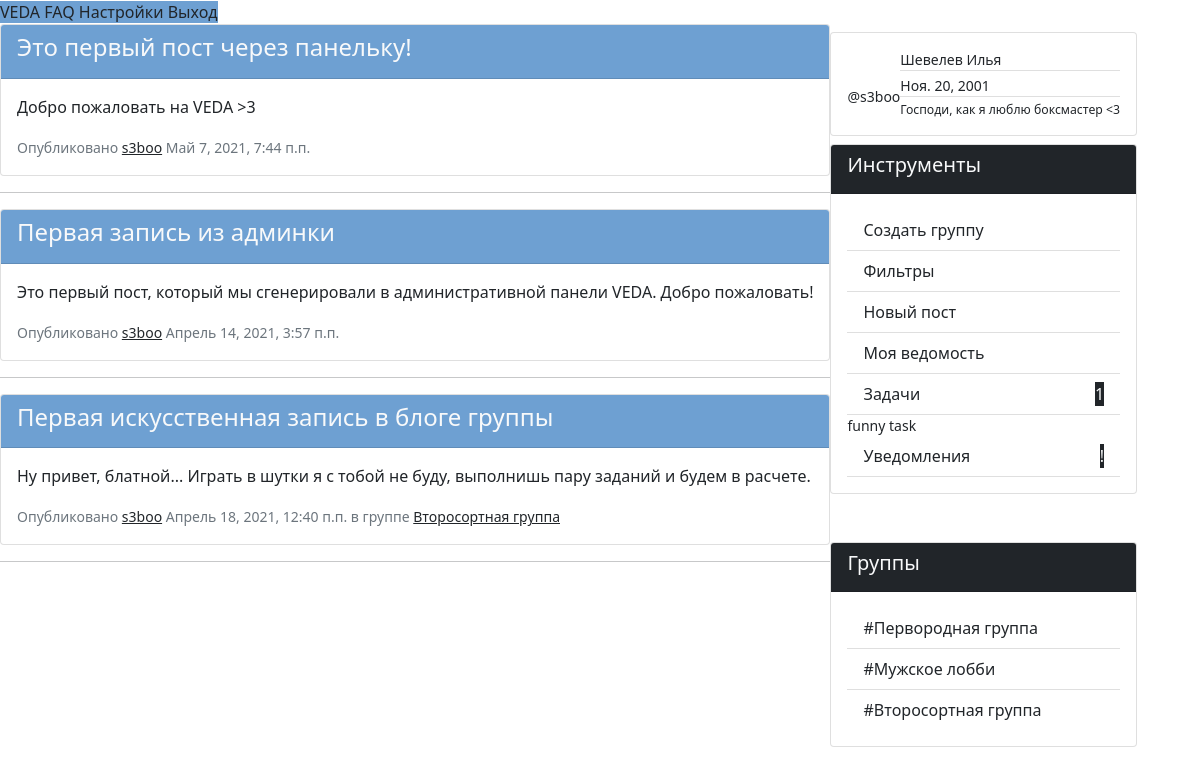
Before: / (signed in) with the older database file.
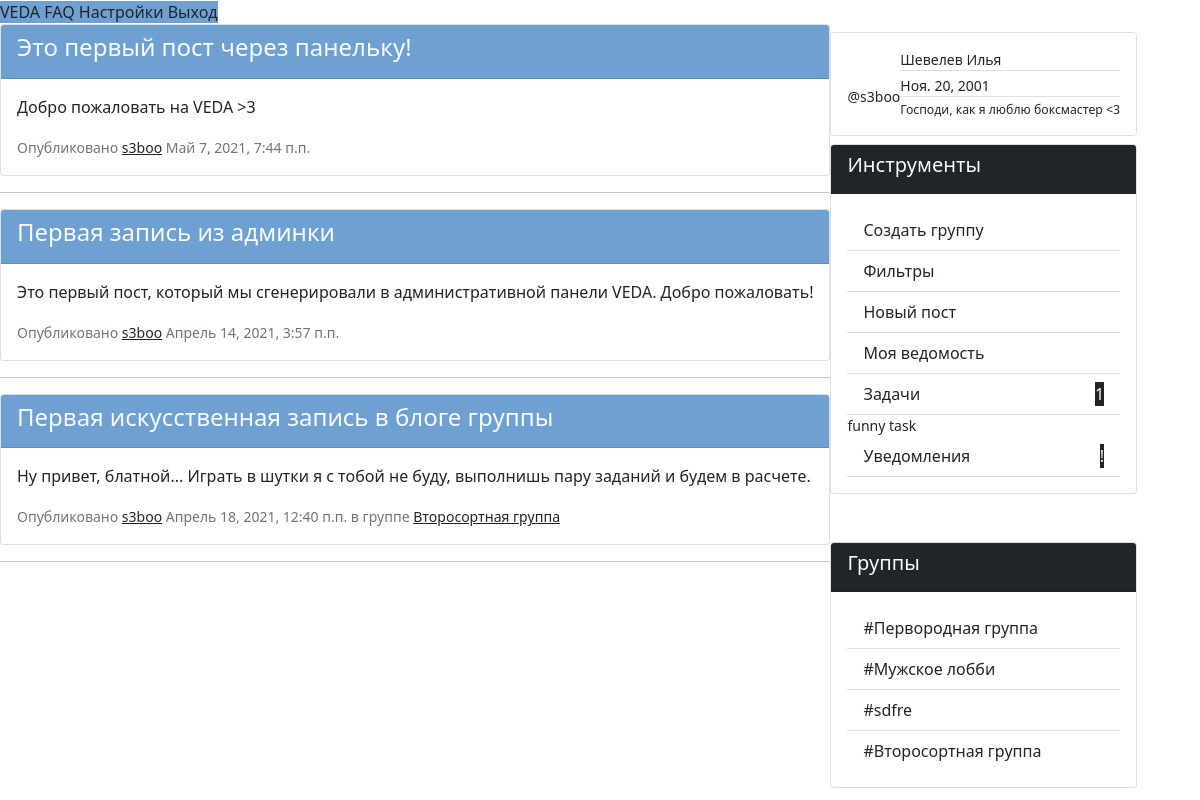
After: the same page with the newer database file.
### VEDA_application/models.py (models this page shows, shortened)
class Admin_post(models.Model):
    class Meta():
        ordering = ['-date_of_create']
    author = models.ForeignKey(
        Client,
        on_delete=models.SET_NULL,
        null=True
    ) # Автор поста, может отсутствовать
    article = models.CharField(max_length=50)                   # Заголовок поста
    text = models.TextField()                                   # Сообщение поста, неограниченное количество знаков
    date_of_create = models.DateTimeField(auto_now_add=True)    # Дата и время публикации поста

class Client(models.Model):
    def __str__(self):
        return self.user.username
    user = models.OneToOneField(
        User,
        on_delete=models.CASCADE,
    )   # Связь один-к-одному с пользователем
    father = models.ForeignKey(
        Parent,
        on_delete=models.SET_NULL,
        null=True,
        related_name='father'
    ) # Связь с родителем внешним ключем
    mother =  models.ForeignKey(
        Parent,
        on_delete=models.SET_NULL,
        null=True,
        related_name='mother'
    ) # Связь с родителем внешним ключом
    status = models.CharField(max_length=100)                       # Поле статуса (отображается в профиле пользователя)
    hobbies = models.CharField(max_length=100)                      # Поле хобби (используется куратором и отображается в профиле)
    day_of_birthday = models.DateField(null=True)                   # Поле дня рождения (используется куратором и отображается в профиле)
    adress = models.CharField(max_length=50)                        # Поле адреса (используется только куратором и не виден в профиле)
    gender = models.CharField(choices=(
        ('M', 'Male'),
        ('F', 'Female'),
        ('O', 'Other')
    ), max_length=50, null=True)
    userpic = models.ImageField(upload_to='userpics', null=True, default="default.png")    # Аватар пользователя

class Group_post(models.Model):
    class Meta():
        ordering = ['-date_of_create']
    group = models.ForeignKey(
        Group,
        on_delete=models.CASCADE
    ) # Группа-автор
    author = models.ForeignKey(
        Client,
        on_delete=models.SET_NULL,
        null=True
    ) # Автор поста, может отсутствовать
    article = models.CharField(max_length=50)                   # Заголовок поста
    text = models.TextField()                                   # Сообщение поста, неограниченное количество знаков
    date_of_create = models.DateTimeField(auto_now_add=True)    # Дата и время публикации поста
    file = models.FileField(null=True, upload_to='files'),      # Файл приложение к посту

class Group(models.Model):
    def __str__(self):
            return self.name
    moderators = models.ManyToManyField(
        Client,
        related_name='moderators',
        blank=True,
    ) # Количество модераторов не ограничено, связаны внешней таблицей с Client
    listeners = models.ManyToManyField(
        Client,
        related_name='listeners',
        blank=True,
    ) # Количество подписчиков не ограничено, связаны внешней таблицей с Client
    name = models.CharField(max_length=40)              # Название группы
    tag = models.CharField(max_length=40, null=True)              # Тег для поиска

class Task(models.Model):
    group = models.ForeignKey(
        Group,
        on_delete=models.CASCADE,
    ) # Группа с задачами
    receiver = models.ForeignKey(
        Client,
        on_delete=models.SET_NULL,
        null=True
    ) # Ответственный за задачу, может отсутствовать
    content = models.CharField(max_length=100)                      # Содержание задачи
    date_of_create = models.DateTimeField(auto_now_add=True)        # Дата открытия задачи
    date_of_completion = models.DateTimeField()                     # Дата срока для завершения
    status = models.IntegerField(choices=(
        (0, 'Ждет выполнения'),
        (1, 'Сделано')
    ))
    """ Статус выполнения задачи, где:
        0. Не выполнена
        1. Выполнена
    """

### VEDA_application/views.py (the view)
# urls.py: path('', views.index, name="index")                            # главная страница
def index(request):
    if request.method == 'GET':
        return render(request, 'index.html', context={
            'admin_posts': models.Admin_post.objects.all(),
            'l_groups': models.Group.objects.filter(listeners__user__username=request.user.username),                     # группы, где есть текущий пользователь
            'm_groups': models.Group.objects.filter(moderators__user__username=request.user.username),                     # группы, где есть текущий пользователь
            'group_posts_listener': models.Group_post.objects.filter(group__listeners__user__username=request.user.username),    # посты в группах, в которых находится пользователь
            'group_posts_moderator': models.Group_post.objects.filter(group__moderators__user__username=request.user.username),    # посты в группах, в которых находится пользователь
            'notifications': models.Notification.objects.filter(receiver__user__username=request.user.username),        # уведомления для пользователя
            'tasks': models.Task.objects.filter(receiver__user__username=request.user.username)                         # задачи из группа для пользователя
        })

### VEDA_application/templates/index.html (shortened to what the changed rows need)
{% extends 'main_template.html' %}
{% load static %}
{% block application %}
  <div id="index">
    <b-container class="mt-5">
      <b-row align-h="between" class="d-flex flex-column-reverse flex-md-row">
        <b-col cols="12" {% if user.is_authenticated %} md="6" lg="8" {% endif %} class="p-0 mt-md-0 mt-3">
          <b-tabs  justified>
            <b-tab title="Блог разработчика" active class="pt-3">
              {% for post in admin_posts %}
                <div class="card card-outline-secondary mb-3">
                  <div class="card-header bg-blue text-light">
                    <h4>{{ post.article }}</h4>
                  </div>
                  <div class="card-body">
                    <p>{{ post.text }}</p>
                    <small class="text-muted">Опубликовано <a class="text-dark" href="#">{{ post.author }}</a>  {{ post.date_of_create }}</small>
                  </div>
                </div>
                <hr>
              {% endfor %}
            </b-tab>
            {% if user.is_authenticated %}
              <b-tab title="Новости из групп" class="pt-3">
                {% for post in group_posts_listener %}
                  <div class="card card-outline-secondary mb-3">
                    <div class="card-header bg-blue text-light d-flex justify-content-between flex-column">
                      <h4 >{{ post.article }}</h4>
                    </div>
                    <div class="card-body">
                      <p>{{ post.text }}</p>
                      <small class="text-muted">Опубликовано <a class="text-dark" href="#">{{ post.author }}</a>  {{ post.date_of_create }} в группе <a href="{% url 'group' post.group.id %}" class="text-dark">{{ post.group }}</a>
                      </small>
                    </div>
                  </div>
                  <hr>
                {% endfor %}
              </b-tab>
            {% endif %}
          </b-tabs>
        </b-col>
        {% if user.is_authenticated %}
          <b-col cols="12" md=5 lg=3 class="p-0">
            <div class="card card-outline-secondary m-0 mt-2">
              <div class="card-body">
                <div class="list-group list-group-flush">
                  <b-collapse id="task-collapse">
                    {% for task in tasks %}
                      <b-card class="my-2">
                        <b-card-body class="d-flex p-0 m-0 small text-dark justify-content-between">
                          {{ task.content }}
                        </b-card-body>
                      </b-card>
                    {% endfor %}
                  </b-collapse>
                  </div>
              </div>
            </div>
            <div class="card card-outline-secondary mt-5">
              <div class="card-body">
                <div class="list-group list-group-flush">
                  {% for group in m_groups %}
                    <a href="{% url 'group' group.id %}" class="list-group-item list-group-item-action ">#{{ group.name }}</a>
                  {% endfor %}
                  {% for group in l_groups %}
                    <a href="{% url 'group' group.id %}" class="list-group-item list-group-item-action ">#{{ group.name }}</a>
                  {% endfor %}
                </div>
              </div>
            </div>
          </b-col>
        {% endif %}
      </b-row>
    </b-container>
  </div>
{% endblock application %}

Changed rows visible on the page:
added Group: name "sdfre", shown under "Группы"
